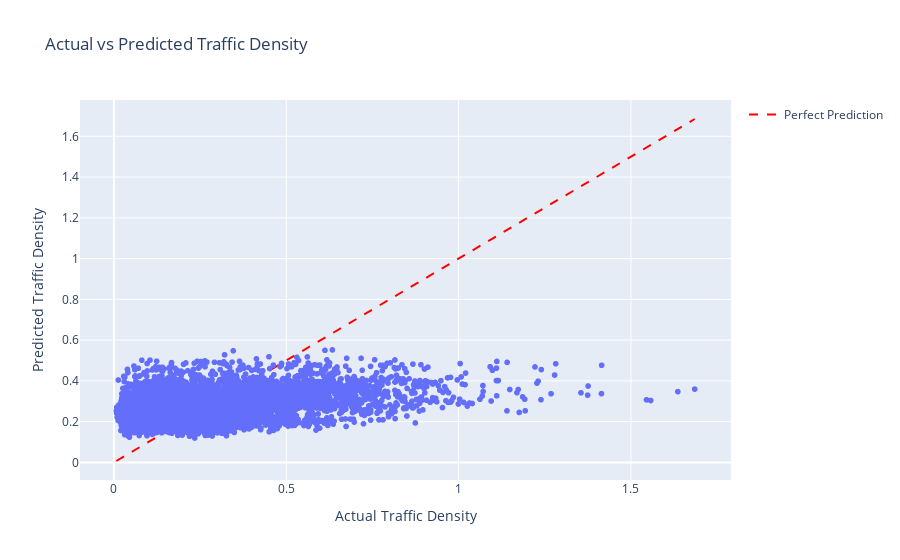

Notebook source saved alongside this figure:
### Code cell
# Process data
X, y = preprocess_data(df, cat_cols)

# Train and evaluate model
model, scaler, X_test_scaled, y_test, y_pred, cv_scores = train_evaluate_model(X, y)

# Print evaluation metrics and show visualization
evaluate_model(model, X_test_scaled, y_test, y_pred, cv_scores)

# Save model and scaler
joblib.dump(model, "traffic_model.pkl")
joblib.dump(scaler, "scaler.pkl")
print("✅ Model and scaler saved successfully!")

### Figure 1 — Plotly figure (JSON) as saved in the notebook; plotly's stock layout.template omitted (floating-point values rounded to 4 significant figures; data arrays with more than 128 entries replaced by an {"elided": "..."} marker saying what was removed)
{"data": [{"hovertemplate": "Actual Traffic Density=%{x}<br>Predicted Traffic Density=%{y}<extra></extra>", "legendgroup": "", "marker": {"color": "#636efa", "symbol": "circle"}, "mode": "markers", "name": "", "showlegend": false, "type": "scattergl", "x": {"elided": "6000 float values"}, "xaxis": "x", "y": {"elided": "6000 float values"}, "yaxis": "y"}, {"line": {"color": "red", "dash": "dash"}, "mode": "lines", "name": "Perfect Prediction", "type": "scatter", "x": [0.0069, 1.685], "y": [0.0069, 1.685]}], "layout": {"legend": {"tracegroupgap": 0}, "title": {"text": "Actual vs Predicted Traffic Density"}, "xaxis": {"anchor": "y", "domain": [0, 1], "title": {"text": "Actual Traffic Density"}}, "yaxis": {"anchor": "x", "domain": [0, 1], "title": {"text": "Predicted Traffic Density"}}}}
